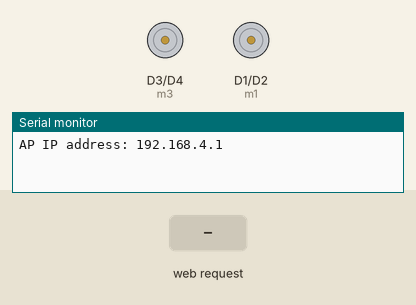
The sketch below on a simulated ESP8266 (NodeMCU). Parts: motor-driver pin pairs drawn as motors (green arrow = first pin HIGH = forward, orange = second pin HIGH = backward, longer = more drive), the last lines printed to the serial monitor. The test bench sets the inputs (shaded band).

Above: at 1.2 s.
1.3 s: HTTP request GET /?cmd=left received
At 1.8 s:
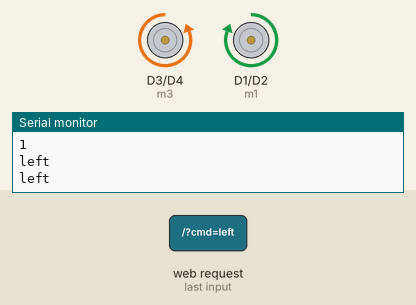
2.8 s: HTTP request GET /?cmd=right received
At 4.0 s:
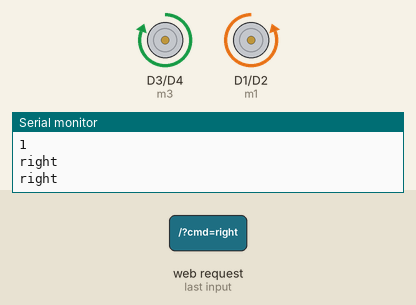
4.3 s: HTTP request GET /?cmd=forward received
At 5.3 s:
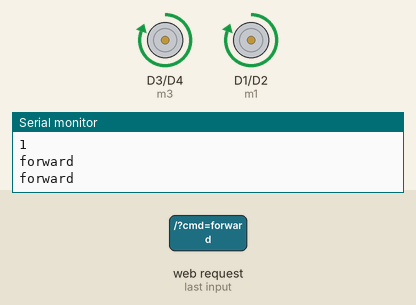
5.8 s: HTTP request GET /?cmd=backward received
At 6.4 s:
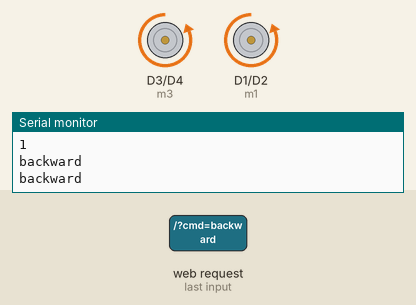
Timing chart, 0 to 8.3 s (numbered marks = the images above; inputs shaded):
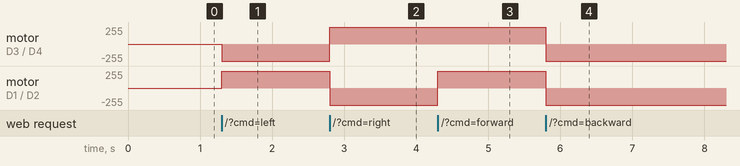

The sketch:

Carserver.ino
```cpp
#include <ESP8266WiFi.h>
#include <ESP8266WebServer.h>
const char* ssid = "CarServer";
const char* password = "1234567810";

// IPAddress local_ip(192,168,1,38);
// IPAddress gateway(192,168,1,1);
// IPAddress subnet(255,255,255,0);

ESP8266WebServer server(80);

int m1 = D1;
int m2 = D2;
int m3 = D3;
int m4 = D4;
String currcmd = "";
void move_left();
void move_forward();
void move_backward();
void move_right();
void stop();

void setup() {

  Serial.begin(9600);
  WiFi.softAP(ssid, password);

  IPAddress myIP = WiFi.softAPIP();
  Serial.print("AP IP address: ");
  Serial.println(myIP);
  Serial.println("");

  server.on("/",handle_command);
  server.begin();

  pinMode(m1,OUTPUT);
  pinMode(m2,OUTPUT);
  pinMode(m3,OUTPUT);
  pinMode(m4,OUTPUT);

}

void loop() {
  server.handleClient();

}
void handle_command(){

  Serial.println(server.args());
  String cmd = server.arg("cmd");
  Serial.println(server.arg("cmd"));
  if(cmd == "left" && currcmd != cmd){
    currcmd = cmd;
    Serial.println(currcmd);
    move_left();
  }
  else if(cmd == "right"  && currcmd != cmd){
    currcmd = cmd;
    Serial.println(currcmd);
    move_right();
  }
  else if(cmd == "forward" && currcmd != cmd){
    currcmd = cmd;
    Serial.println(currcmd);
    move_forward();
  }
  else if(cmd == "backward" && currcmd != cmd){
    currcmd = cmd;
    Serial.println(currcmd);
    move_backward();
  }
  else if(cmd == "stop" && currcmd != cmd){
    currcmd = cmd;
    Serial.println(currcmd);
    stop();
  }
  server.send(200,"text/plain","ok");
}

void move_forward(){
  digitalWrite(m1,1);
  digitalWrite(m2,0);
  digitalWrite(m3,1);
  digitalWrite(m4,0);
  delay(100);
}
void move_backward(){
  digitalWrite(m1,0);
  digitalWrite(m2,1);
  digitalWrite(m3,0);
  digitalWrite(m4,1);
  delay(100);
}

void move_left(){
  digitalWrite(m1,1);
  digitalWrite(m2,0);
  digitalWrite(m3,0);
  digitalWrite(m4,1);
  delay(100);
}

void move_right(){
  digitalWrite(m1,0);
  digitalWrite(m2,1);
  digitalWrite(m3,1);
  digitalWrite(m4,0);
  delay(100);
}
void stop(){
  digitalWrite(m1,0);
  digitalWrite(m2,0);
  digitalWrite(m3,0);
  digitalWrite(m4,0);
  delay(100);
}
```

Measured:
- after the input at 1.3 s, motor on D3 (m3) / D4 (m4): stopped → backward 255/255 at once; motor on D1 (m1) / D2 (m2): stopped → forward 255/255 at once
- after the input at 2.8 s, motor on D3 (m3) / D4 (m4): backward 255/255 → forward 255/255 at once; motor on D1 (m1) / D2 (m2): forward 255/255 → backward 255/255 at once
- after the input at 4.3 s, motor on D1 (m1) / D2 (m2): backward 255/255 → forward 255/255 at once
- after the input at 5.8 s, motor on D3 (m3) / D4 (m4), motor on D1 (m1) / D2 (m2): forward 255/255 → backward 255/255 at once
